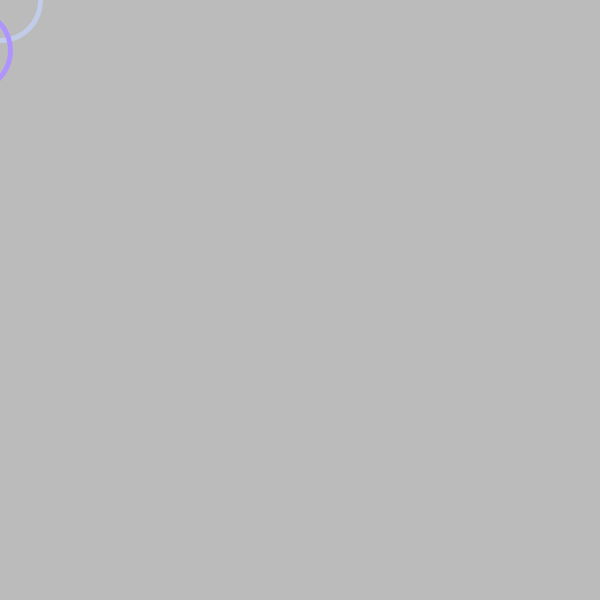
Frame 1 (no input)
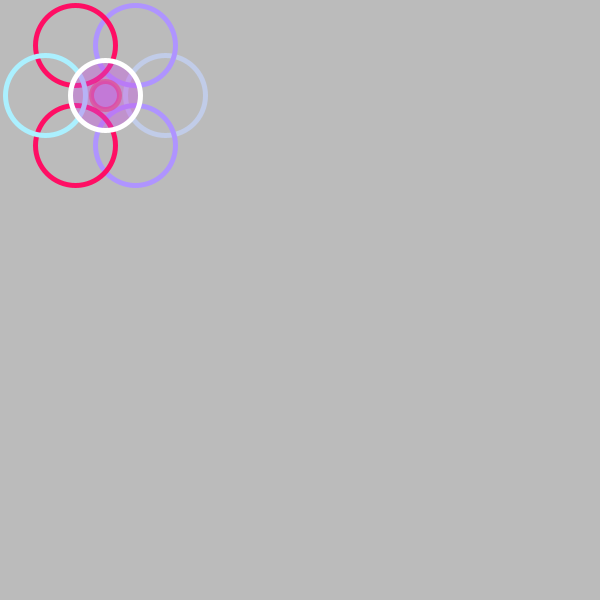
Frame 60 (the mouse pressed at the canvas centre just before this capture)
Frame 120 (the mouse held since frame 60 and released just before this capture): identical to frame 60, image omitted

The Processing sketch that drew these frames (run headless with seeded random() and noise(); from frame 60 on, the mouse is pressed at the canvas centre):

// Processing sketch: processing_159974
// ── processing_159974.pde

//light blue to purplish red
color[] cor1 = {#ABF0FF,#C1CCE8,#AF94FF,#CA52E8,#FF0E64}; 
//purplish blue, blue,light blue,light grey,red
color[] cor2 = {#4D3B74,#5375A2,#C6EBF1,#F1EEEA,#F24443};
//white red blue brown light brown
color[] cor3 = {#F5F3F4,#FD6D5C,#7DA6AD,#634E4C,#B2A086};
//red yellow red brown white
color[] cor4 = {#D74047,#F0D4A2,#D96A5C,#5C0303,#F5F3F4};
color[] palette = cor1;




int choice;
int p1 = 1;
int p2 = 2;
int p3 = 3;
int p4 = 4;
int p5 = 0;



float x;
float y;

void setup(){
size(600,600);

}

void draw(){
// while(x < 600){
   background(#BBBBBB);
   strokeWeight(5);
   noFill();
 
  //the rightmost ellipse
  stroke(palette[p1]);
  ellipse(x,y,80,80);
  
  //the right two ellipse
  stroke(palette[p2]);
  ellipse(x-30,y+50,80,80);
  ellipse(x-30,y-50,80,80);
  
  //the left two ellipse
  stroke(palette[p4]);
  ellipse(x-90,y+50,80,80);
  ellipse(x-90,y-50,80,80);
  
  //the left most ellipse
  stroke(palette[p5]);
  ellipse(x-120,y,80,80);
  
  //the middle one
  fill(palette[p3],99);
  stroke(255);
  ellipse(x-60,y,70,70);
  
  //the middle small one
  strokeWeight(5);
  stroke(palette[p4],99);
  ellipse(x-60,y,28,28);
  
  //if
  if (mouseX > width/2){
    x += 2;
   x = constrain(x,165,550);
  } 
  else{
    x -= 2;
     x = constrain(x,165,550);
  }
  if(mouseY > height/2){
   y += 2.5;
   y = constrain(y,95,500);
  }
   else{
    y -= 2.5;
    y = constrain(y,95,500);
   }
}

void keyPressed(){
  p1 = int(random(0,4));
  p2 = int(random(0,4));
  p3 = int(random(0,4));
  p4 = int(random(0,4));
  p5 = int(random(0,4));
  
  int choice = key;
  switch(choice){
     case 49:
      palette = cor1;
      break;
    case 50:
      palette = cor2;
      break;
    case 51:
      palette = cor3;
      break;
    case 52:
      palette = cor4;
      break;
    case 53:
      palette = cor1;
      break;
  }
}
    
